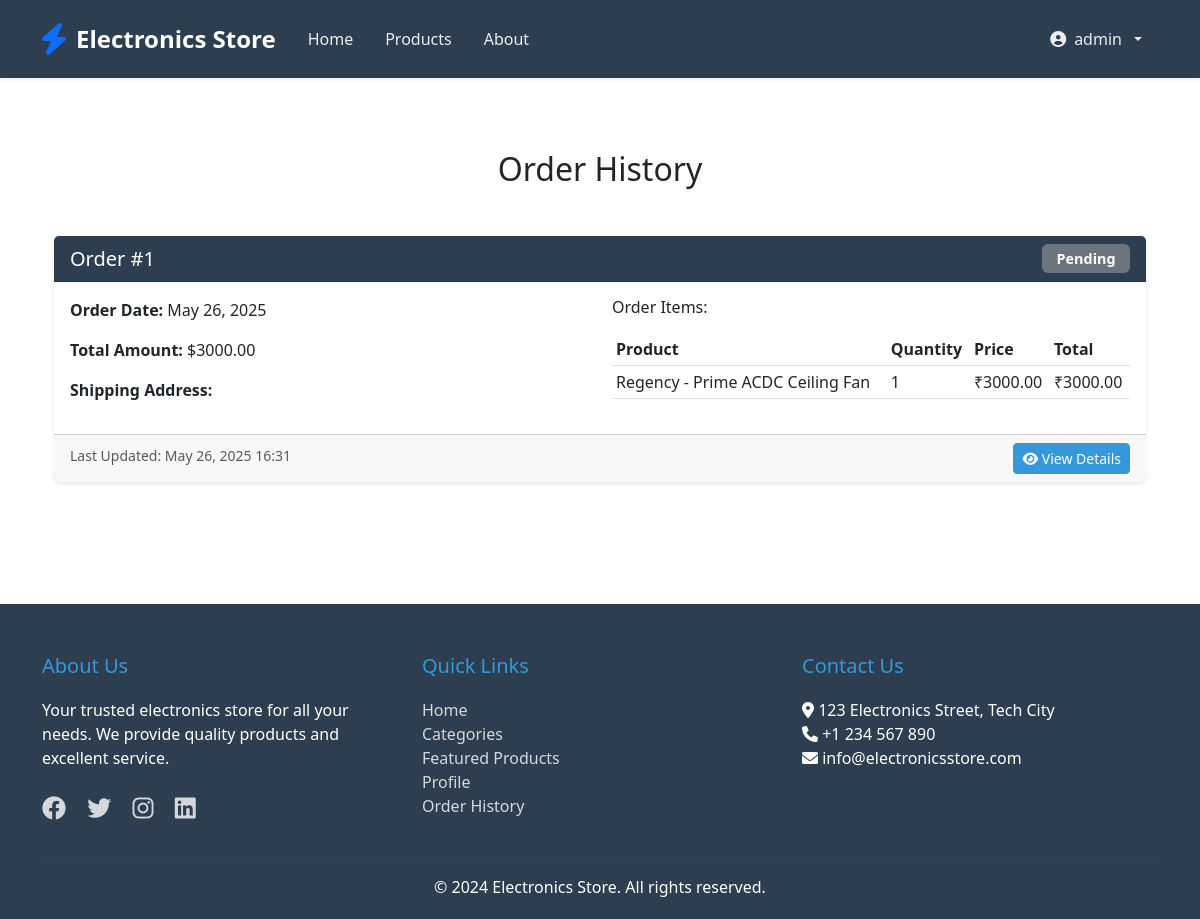
The app's page /order-history/ (signed in) with its own data.
### myapp/models.py (models this page shows, shortened)
class Order(models.Model):
    STATUS_CHOICES = [
        ('pending', 'Pending'),
        ('processing', 'Processing'),
        ('shipped', 'Shipped'),
        ('delivered', 'Delivered'),
        ('cancelled', 'Cancelled'),
    ]
    PAYMENT_METHODS = [
        ('jazzcash', 'JazzCash'),
        ('cod', 'Cash on Delivery'),
    ]
    user = models.ForeignKey(User, on_delete=models.CASCADE)
    products = models.ManyToManyField(Product, through='OrderItem')
    total_amount = models.DecimalField(max_digits=10, decimal_places=2)
    full_name = models.CharField(max_length=100, default='')
    phone_number = models.CharField(max_length=15, default='')
    city = models.CharField(max_length=100, default='')
    address = models.TextField(default='')
    payment_method = models.CharField(max_length=20, choices=PAYMENT_METHODS, default='cod')
    jazzcash_number = models.CharField(max_length=15, blank=True, null=True)
    payment_screenshot = models.ImageField(upload_to='payment_screenshots/', blank=True, null=True)
    status = models.CharField(max_length=20, choices=STATUS_CHOICES, default='pending')
    created_at = models.DateTimeField(auto_now_add=True)
    updated_at = models.DateTimeField(auto_now=True)

class OrderItem(models.Model):
    order = models.ForeignKey(Order, on_delete=models.CASCADE)
    product = models.ForeignKey(Product, on_delete=models.CASCADE)
    quantity = models.PositiveIntegerField(default=1)
    price = models.DecimalField(max_digits=10, decimal_places=2)
    @property
    def total_price(self):
        return self.price * self.quantity

class Product(models.Model):
    category = models.ForeignKey(Category, on_delete=models.CASCADE, related_name='products')
    name = models.CharField(max_length=200)
    description = models.TextField()
    price = models.DecimalField(max_digits=10, decimal_places=2)
    stock = models.PositiveIntegerField(default=0)
    image = models.ImageField(upload_to='products/')
    created_at = models.DateTimeField(auto_now_add=True)
    updated_at = models.DateTimeField(auto_now=True)

### myapp/views.py (the view)
# urls.py: path('order-history/', views.order_history, name='order_history'),
@login_required
def order_history(request):
    orders = Order.objects.filter(user=request.user).order_by('-created_at')
    return render(request, 'myapp/order_history.html', {
        'orders': orders
    })

### myapp/templates/myapp/order_history.html (shortened to what this page needs)
{% extends 'myapp/base.html' %}
{% block content %}
<div class="container py-5">
    <h2 class="text-center mb-5 animate-on-scroll">Order History</h2>
    {% if orders %}
    <div class="row">
        {% for order in orders %}
        <div class="col-12 mb-4 animate-on-scroll">
            <div class="card">
                <div class="card-header bg-primary text-white">
                    <div class="row align-items-center">
                        <div class="col-md-6">
                            <h5 class="mb-0">Order #{{ order.id }}</h5>
                        </div>
                        <div class="col-md-6 text-md-end">
                            <span class="badge {% if order.status == 'delivered' %}bg-success{% elif order.status == 'shipped' %}bg-info{% elif order.status == 'processing' %}bg-warning{% elif order.status == 'cancelled' %}bg-danger{% else %}bg-secondary{% endif %}">
                                {{ order.status|title }}
                            </span>
                        </div>
                    </div>
                </div>
                <div class="card-body">
                    <div class="row">
                        <div class="col-md-6">
                            <p><strong>Order Date:</strong> {{ order.created_at|date:"F d, Y" }}</p>
                            <p><strong>Total Amount:</strong> ${{ order.total_amount }}</p>
                            <p><strong>Shipping Address:</strong> {{ order.shipping_address }}</p>
                        </div>
                        <div class="col-md-6">
                            <h6 class="mb-3">Order Items:</h6>
                            <div class="table-responsive">
                                <table class="table table-sm">
                                    <thead>
                                        <tr>
                                            <th>Product</th>
                                            <th>Quantity</th>
                                            <th>Price</th>
                                            <th>Total</th>
                                        </tr>
                                    </thead>
                                    <tbody>
                                        {% for item in order.orderitem_set.all %}
                                        <tr>
                                            <td>{{ item.product.name }}</td>
                                            <td>{{ item.quantity }}</td>
                                            <td>₹{{ item.price }}</td>
                                            <td>₹{{ item.total_price }}</td>
                                        </tr>
                                        {% endfor %}
                                    </tbody>
                                </table>
                            </div>
                        </div>
                    </div>
                </div>
                <div class="card-footer">
                    <div class="row">
                        <div class="col-md-6">
                            <small class="text-muted">Last Updated: {{ order.updated_at|date:"F d, Y H:i" }}</small>
                        </div>
                        <div class="col-md-6 text-md-end">
                            <a href="{% url 'order_confirmation' order.id %}" class="btn btn-primary btn-sm">
                                <i class="fas fa-eye"></i> View Details
                            </a>
                        </div>
                    </div>
                </div>
            </div>
        </div>
        {% endfor %}
    </div>
    {% endif %}
</div>
{% endblock %}

### myapp/templates/myapp/base.html (shortened to what this page needs)
<!DOCTYPE html>
<html lang="en">
<head>
    <link href="https://cdn.jsdelivr.net/npm/bootstrap@5.3.0/dist/css/bootstrap.min.css" rel="stylesheet">
    <link rel="stylesheet" href="https://cdnjs.cloudflare.com/ajax/libs/font-awesome/6.0.0/css/all.min.css">
    <link rel="stylesheet" href="https://cdnjs.cloudflare.com/ajax/libs/animate.css/4.1.1/animate.min.css">
</head>
<body>
    <nav class="navbar navbar-expand-lg navbar-light bg-white shadow-sm">
        <div class="container">
            <a class="navbar-brand fw-bold" href="{% url 'home' %}">
                <i class="fas fa-bolt text-primary"></i> Electronics Store
            </a>
            <div class="collapse navbar-collapse" id="navbarNav">
                <ul class="navbar-nav me-auto mb-2 mb-lg-0">
                    <li class="nav-item">
                        <a class="nav-link" href="{% url 'home' %}">Home</a>
                    </li>
                    <li class="nav-item">
                        <a class="nav-link" href="{% url 'products' %}">Products</a>
                    </li>
                    <li class="nav-item">
                        <a class="nav-link" href="{% url 'about' %}">About</a>
                    </li>
                </ul>
                <ul class="navbar-nav">
                    {% if user.is_authenticated %}
                    <li class="nav-item dropdown">
                        <a class="nav-link dropdown-toggle user-profile-dropdown" href="#" id="userDropdown" role="button" data-bs-toggle="dropdown" aria-expanded="false">
                            {% if user.userprofile.profile_picture %}
                            <img src="{{ user.userprofile.profile_picture.url }}" alt="{{ user.username }}">
                            {% else %}
                            <i class="fas fa-user-circle"></i>
                            {% endif %}
                            <span>{{ user.username }}</span>
                        </a>
                    </li>
                    {% endif %}
                </ul>
            </div>
        </div>
    </nav>
    <div class="container mt-4">
        {% block content %}
        {% endblock %}
    </div>
    <footer class="footer">
        <div class="container">
            <div class="row">
                <div class="col-md-4">
                    <h5>About Us</h5>
                    <p>Your trusted electronics store for all your needs. We provide quality products and excellent service.</p>
                    <div class="social-icons">
                        <a href="#"><i class="fab fa-facebook"></i></a>
                        <a href="#"><i class="fab fa-twitter"></i></a>
                        <a href="#"><i class="fab fa-instagram"></i></a>
                        <a href="#"><i class="fab fa-linkedin"></i></a>
                    </div>
                </div>
                <div class="col-md-4">
                    <h5>Quick Links</h5>
                    <ul class="list-unstyled">
                        <li><a href="{% url 'home' %}">Home</a></li>
                        <li><a href="#categories">Categories</a></li>
                        <li><a href="#featured">Featured Products</a></li>
                        {% if user.is_authenticated %}
                        <li><a href="{% url 'profile' %}">Profile</a></li>
                        <li><a href="{% url 'order_history' %}">Order History</a></li>
                        {% endif %}
                    </ul>
                </div>
                <div class="col-md-4">
                    <h5>Contact Us</h5>
                    <p>
                        <i class="fas fa-map-marker-alt"></i> 123 Electronics Street, Tech City<br>
                        <i class="fas fa-phone"></i> +1 234 567 890<br>
                        <i class="fas fa-envelope"></i> info@electronicsstore.com
                    </p>
                </div>
            </div>
            <hr class="mt-4" style="border-color: rgba(255,255,255,0.1);">
            <div class="text-center">
                <p class="mb-0">&copy; 2024 Electronics Store. All rights reserved.</p>
            </div>
        </div>
    </footer>
</body>
</html>

### myapp/templates/myapp/base.html (style rules this page uses)
:root { --primary-color: #2c3e50; --secondary-color: #3498db; --accent-color: #e74c3c; }
body { font-family: 'Segoe UI', Tahoma, Geneva, Verdana, sans-serif; }
.navbar { background-color: var(--primary-color) !important; box-shadow: 0 2px 4px rgba(0,0,0,0.1); padding: 1rem 0; }
.navbar-brand { font-weight: bold; font-size: 1.5rem; color: white !important; display: flex; align-items: center; gap: 10px; }
.navbar-brand i { font-size: 2rem; }
.nav-link { color: rgba(255,255,255,0.9) !important; transition: color 0.3s ease; padding: 0.5rem 1rem !important; }
.user-profile-dropdown { display: flex; align-items: center; gap: 8px; }
.card { transition: transform 0.3s ease, box-shadow 0.3s ease; border: none; box-shadow: 0 2px 4px rgba(0,0,0,0.1); }
.footer { background-color: var(--primary-color); color: white; padding: 50px 0 20px; margin-top: 50px; }
.footer h5 { color: var(--secondary-color); margin-bottom: 20px; }
.footer a { color: rgba(255,255,255,0.8); text-decoration: none; transition: color 0.3s ease; }
.social-icons { font-size: 1.5rem; margin-top: 20px; }
.social-icons a { margin-right: 15px; }
.btn-primary { background-color: var(--secondary-color); border-color: var(--secondary-color); }
.animate-on-scroll { opacity: 0; transform: translateY(20px); transition: opacity 0.5s ease, transform 0.5s ease; }
.animate-on-scroll.visible { opacity: 1; transform: translateY(0); }

### myapp/templates/myapp/order_history.html (style rules this page uses)
.card { border: none; box-shadow: 0 2px 4px rgba(0,0,0,0.1); transition: transform 0.3s ease, box-shadow 0.3s ease; }
.card-header { background-color: var(--primary-color) !important; }
.badge { font-size: 0.9rem; padding: 0.5em 1em; }
.table { margin-bottom: 0; }
.table th { border-top: none; font-weight: 600; }
.btn-primary { background-color: var(--secondary-color); border-color: var(--secondary-color); }

### records on screen
Order: id "1", status "Pending", created_at "May 26, 2025", total_amount "3000.00", updated_at "May 26, 2025 16:31"
OrderItem: product.name "Regency - Prime ACDC Ceiling Fan", quantity "1", price "3000.00", total_price "3000.00"

### other values on screen
{{ user.username }} "admin"
